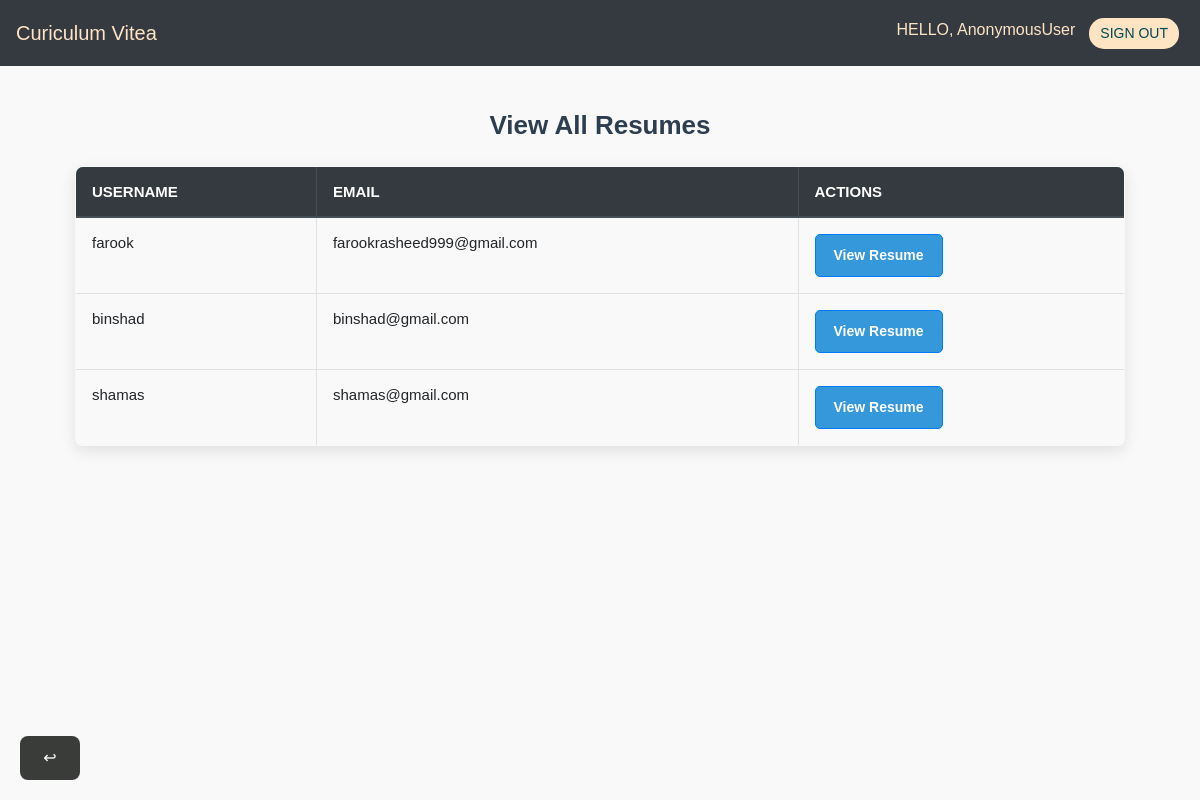
The page /view_resumes/ on the database its author committed.
### core/models.py (models this page shows)
class User(AbstractUser):
    is_user = models.BooleanField(default=False)
    is_admin = models.BooleanField(default=False)

### core/views.py (the view)
# urls.py: path('view_resumes/', views.view_resumes, name='view_resumes'),  # New URL for viewing all resumes
def view_resumes(request):
    users = User.objects.filter(is_admin=False)  # Fetch all non-admin users
    return render(request, 'core/view_resumes.html', {'users': users})

### core/templates/core/view_resumes.html (shortened to what this page needs)
{% include "core/adminnavbar.html" %}
{% load static %}
{% block content %}
<div class="container mt-4">
    <h2 class="text-center">View All Resumes</h2>
    <table class="table table-bordered mt-4">
        <thead class="thead-dark">
            <tr>
                <th>Username</th>
                <th>Email</th>
                <th>Actions</th>
            </tr>
        </thead>
        <tbody>
            {% for user in users %}
                <tr>
                    <td>{{ user.username }}</td>
                    <td>{{ user.email }}</td>
                    <td>
                        <a href="{% url 'resume_detail' user.id %}" class="btn btn-primary">View Resume</a>
                    </td>
                </tr>
            {% empty %}
                <tr>
                    <td colspan="3" class="text-center">No resumes found.</td>
                </tr>
            {% endfor %}
        </tbody>
    </table>
</div>
<a href="{% url 'addash' %}">
    <button id="download" class="btnn" style="position: fixed; bottom: 20px;width: 60px; left: 20px;border-radius: 8px; background-color:rgb(58, 60, 58);color: white;">↩</button>
    </a>
{% endblock %}

### core/templates/core/view_resumes.html (style rules this page uses)
.container { width: 90%; max-width: 1200px; margin: auto; padding-top: 20px; }
h2.text-center { font-size: 26px; font-weight: 700; color: #2c3e50; margin-bottom: 25px; }
.table { width: 100%; margin-top: 20px; border-collapse: collapse; box-shadow: 0 5px 15px rgba(0, 0, 0, 0.1); border-radius: 8px; overflow: hidden; }
.table thead { background-color: #2ecc71; color: #fff; text-transform: uppercase; }
.table th, .table td { padding: 16px; text-align: left; border-bottom: 1px solid #e0e0e0; font-size: 15px; }
.table th { font-weight: 600; }
.table tbody tr { transition: background-color 0.3s ease; }
.table tbody tr:nth-child(even) { background-color: #f9f9f9; }
.btn { padding: 10px 18px; font-size: 14px; font-weight: 600; color: #fff; border-radius: 5px; text-decoration: none; transition: background-color 0.3s; }
.btn-primary { background-color: #3498db; }
.btnn { padding: 10px 15px; border-radius: 5px; border: none; cursor: pointer; transition: background-color 0.3s; }
.btnn { display: inline-block; margin-top: 20px; }

### rows shown on the page
User: username "farook", email "farookrasheed999@gmail.com"
User: username "binshad", email "binshad@gmail.com"
User: username "shamas", email "shamas@gmail.com"

### other values the page prints
{{ request.user }} "AnonymousUser"
